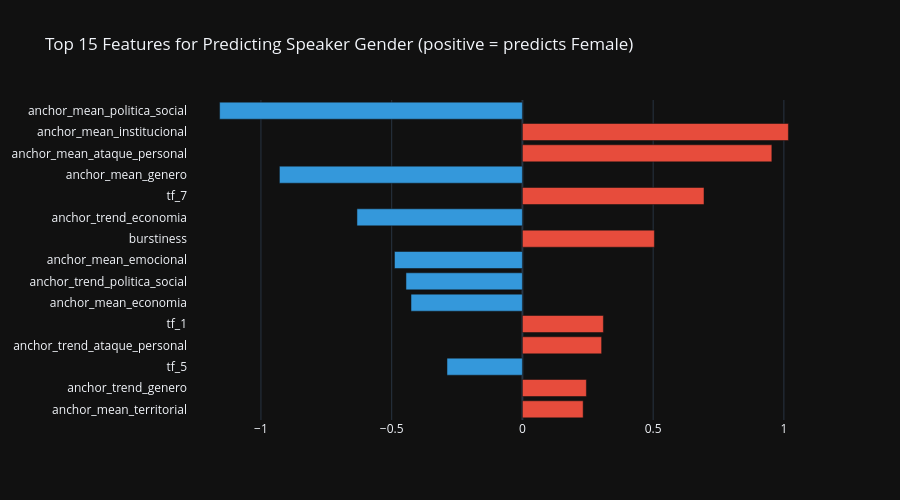

The cell this chart's notebook holds for it:
### Markdown cell above
---
## 7. Classification — Predict Speaker Gender from Rhetorical Features

### Code cell
# Feature extraction per (gender × quarter)
# Uses raw trajectory timestamps for temporal filtering
quarters = pd.date_range('2015-01-01', '2023-06-01', freq='QS')
feature_rows = []

for gender, traj, proj, eid in [('F', traj_female, proj_female, 1),
                                  ('M', traj_male, proj_male, 2)]:
    proj_raw_ts = [(traj[i][0], proj[i][1]) for i in range(min(len(traj), len(proj)))]
    
    for q_start in quarters[:-1]:
        q_end = q_start + pd.DateOffset(months=3)
        q_start_ts, q_end_ts = int(q_start.timestamp()), int(q_end.timestamp())
        
        q_proj = [(ts, d) for ts, d in proj_raw_ts if q_start_ts <= ts < q_end_ts]
        q_traj = [(ts, v) for ts, v in traj if q_start_ts <= ts < q_end_ts]
        
        if len(q_proj) < 7:
            continue
        
        summary = cvx.anchor_summary(q_proj)
        tf = cvx.temporal_features(q_traj)
        
        try:
            h = cvx.hurst_exponent(q_proj)
        except:
            h = 0.5
        
        ts_list = [ts for ts, _ in q_traj]
        try:
            ef = cvx.event_features(ts_list)
        except:
            ef = {'burstiness': 0, 'memory': 0, 'temporal_entropy': 0}
        
        feat = {
            'gender': gender, 'label': 1 if gender == 'F' else 0,
            'quarter': q_start, 'n_points': len(q_proj),
            'hurst': h, 'burstiness': ef.get('burstiness', 0),
            'memory': ef.get('memory', 0),
        }
        for j, anchor in enumerate(ANCHOR_NAMES):
            feat[f'anchor_mean_{anchor}'] = summary['mean'][j]
            feat[f'anchor_trend_{anchor}'] = summary['trend'][j]
        for i, v in enumerate(tf[:10]):
            feat[f'tf_{i}'] = v
        feature_rows.append(feat)

df_feat = pd.DataFrame(feature_rows)
print(f'Feature matrix: {df_feat.shape}')
print(f'Female: {(df_feat["label"]==1).sum()}, Male: {(df_feat["label"]==0).sum()}')

# Temporal split: train 2015-2020, test 2021-2023
split_date = pd.Timestamp('2021-01-01')
train_mask = df_feat['quarter'] < split_date
test_mask = df_feat['quarter'] >= split_date

meta_cols = ['gender', 'label', 'quarter', 'n_points']
feat_cols = [c for c in df_feat.columns if c not in meta_cols]

X_train = np.nan_to_num(df_feat[train_mask][feat_cols].values.astype(float))
y_train = df_feat[train_mask]['label'].values
X_test = np.nan_to_num(df_feat[test_mask][feat_cols].values.astype(float))
y_test = df_feat[test_mask]['label'].values

print(f'\nTrain: {len(X_train)} (2015-2020), Test: {len(X_test)} (2021-2023)')

if len(X_train) > 3 and len(X_test) > 3:
    scaler = StandardScaler()
    clf = LogisticRegression(max_iter=1000, random_state=42, class_weight='balanced')
    clf.fit(scaler.fit_transform(X_train), y_train)
    
    y_pred = clf.predict(scaler.transform(X_test))
    y_prob = clf.predict_proba(scaler.transform(X_test))[:, 1]
    
    f1 = f1_score(y_test, y_pred)
    auc = roc_auc_score(y_test, y_prob)
    print(f'\n=== CVX Rhetorical Features → Speaker Gender ===')
    print(f'  F1: {f1:.3f}, AUC: {auc:.3f}')
    print(f'\n{classification_report(y_test, y_pred, target_names=["Male", "Female"])}')
    
    importance = pd.DataFrame({
        'feature': feat_cols, 'coef': clf.coef_[0],
    }).sort_values('coef', key=abs, ascending=False)
    
    fig = go.Figure(go.Bar(
        x=importance.head(15)['coef'].values,
        y=importance.head(15)['feature'].values,
        orientation='h',
        marker_color=[C_FEMALE if c > 0 else C_MALE for c in importance.head(15)['coef']],
    ))
    fig.update_layout(
        title='Top 15 Features for Predicting Speaker Gender (positive = predicts Female)',
        height=500, width=900, template=TEMPLATE, yaxis=dict(autorange='reversed'))
    fig.show()

### Figure 1 — Plotly figure (JSON) as saved in the notebook; plotly's stock layout.template omitted (floating-point values rounded to 4 significant figures)
{"data": [{"marker": {"color": ["#3498db", "#e74c3c", "#e74c3c", "#3498db", "#e74c3c", "#3498db", "#e74c3c", "#3498db", "#3498db", "#3498db", "#e74c3c", "#e74c3c", "#3498db", "#e74c3c", "#e74c3c"]}, "orientation": "h", "type": "bar", "x": [-1.158, 1.017, 0.954, -0.9294, 0.6946, -0.6329, 0.5047, -0.4894, -0.4454, -0.4261, 0.3097, 0.3029, -0.2885, 0.2446, 0.2323], "y": ["anchor_mean_politica_social", "anchor_mean_institucional", "anchor_mean_ataque_personal", "anchor_mean_genero", "tf_7", "anchor_trend_economia", "burstiness", "anchor_mean_emocional", "anchor_trend_politica_social", "anchor_mean_economia", "tf_1", "anchor_trend_ataque_personal", "tf_5", "anchor_trend_genero", "anchor_mean_territorial"]}], "layout": {"height": 500, "title": {"text": "Top 15 Features for Predicting Speaker Gender (positive = predicts Female)"}, "width": 900, "yaxis": {"autorange": "reversed"}}}
